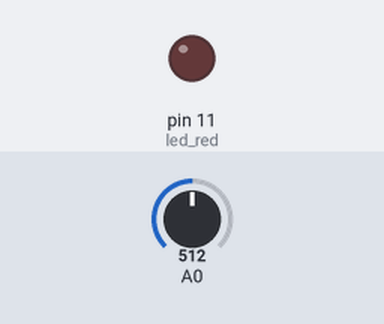
A sketch run on a simulated Arduino Uno, built with avr-gcc and run on an emulated ATmega328P. Shown: output pins drawn as LEDs (lit = HIGH). The test bench sets the inputs (shaded band); at power-on: A0 = 512.

Above: at 1.2 s.
1.3 s: A0 set to 413
2.8 s: A0 set to 386
At 4.0 s:
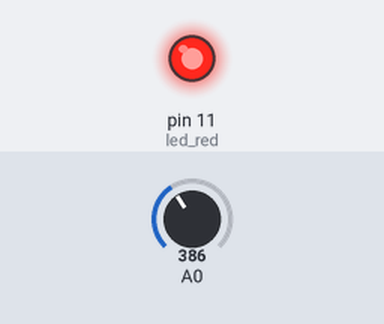
4.3 s: A0 set to 410
At 5.5 s:
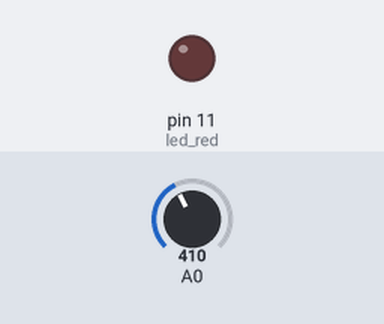
5.9 s: A0 set to 390
At 6.7 s:
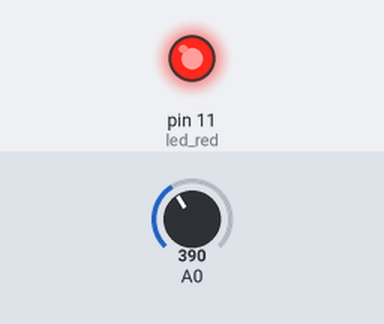
Timing chart, 0 to 8.5 s (numbered marks = the images above; inputs shaded):
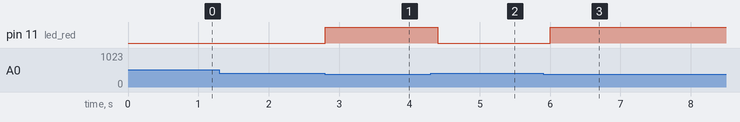

The sketch:

cds_ex01.ino
```cpp
int led_red = 11;

void setup() {
  pinMode(led_red, OUTPUT);
}

void loop() {
  int cds_val = analogRead(A0);

  if(cds_val <= 400)
  {
    digitalWrite(led_red, HIGH);
  }
  else
  {
    digitalWrite(led_red, LOW);
  }
  delay(200);
}
```

Measured:
- the behaviour switches between 401 and 400 on A0 (found by bisection; images 0 and 1)
- after the input at 1.3 s, every drawn part: stays the same
- after the input at 2.8 s, pin 11 (led_red): LOW → HIGH at once
- after the input at 4.3 s, pin 11 (led_red): HIGH → LOW after 0.10 s
- after the input at 5.9 s, pin 11 (led_red): LOW → HIGH after 0.10 s
